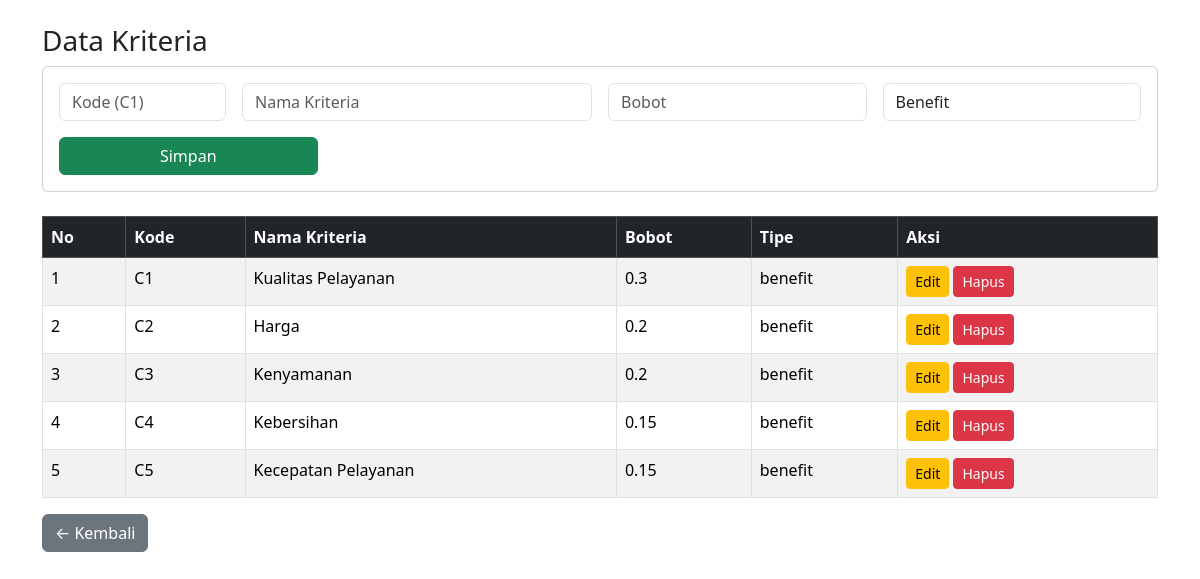
Page /kriteria.php on the committed database.
### tables this page shows
CREATE TABLE `kriteria` (
  `id_kriteria` int(11) NOT NULL,
  `kode_kriteria` varchar(10) DEFAULT NULL,
  `nama_kriteria` varchar(100) DEFAULT NULL,
  `bobot` float DEFAULT NULL,
  `tipe` varchar(20) DEFAULT NULL
);

### kriteria.php (the view, shortened to what this page needs)
<?php
include "koneksi.php";
$edit = null;
?>
<!DOCTYPE html>
<html>
<head>
<link href="https://cdn.jsdelivr.net/npm/bootstrap@5.3.2/dist/css/bootstrap.min.css" rel="stylesheet">
</head>
<body>
<div class="container mt-4">
<h3>Data Kriteria</h3>
<div class="card mb-4">
<div class="card-body">
<form method="POST" class="row g-3">
<div class="col-md-2">
<input type="text" name="kode" class="form-control"
value="<?= $edit ? $edit['kode_kriteria'] : '' ?>"
placeholder="Kode (C1)" required>
</div>
<div class="col-md-4">
<input type="text" name="nama" class="form-control"
value="<?= $edit ? $edit['nama_kriteria'] : '' ?>"
placeholder="Nama Kriteria" required>
</div>
<div class="col-md-3">
<input type="number" step="0.01" name="bobot" class="form-control"
value="<?= $edit ? $edit['bobot'] : '' ?>"
placeholder="Bobot" required>
</div>
<div class="col-md-3">
<select name="tipe" class="form-control" required>
<option value="benefit"
<?= ($edit && $edit['tipe']=='benefit')?'selected':'' ?>>
Benefit
</option>
</select>
</div>
<div class="col-md-3">
<?php if($edit){ ?>
<button type="submit" name="update" class="btn btn-warning w-100">Update</button>
<?php } else { ?>
<button type="submit" name="simpan" class="btn btn-success w-100">Simpan</button>
<?php } ?>
</div>
</form>
</div>
</div>
<table class="table table-bordered table-striped">
<thead class="table-dark">
<tr>
<th>No</th>
<th>Kode</th>
<th>Nama Kriteria</th>
<th>Bobot</th>
<th>Tipe</th>
<th>Aksi</th>
</tr>
</thead>
<tbody>
<?php
$no=1;
$data = mysqli_query($conn,"SELECT * FROM kriteria");
while($d=mysqli_fetch_assoc($data)){
?>
<tr>
<td><?= $no++; ?></td>
<td><?= $d['kode_kriteria']; ?></td>
<td><?= $d['nama_kriteria']; ?></td>
<td><?= $d['bobot']; ?></td>
<td><?= $d['tipe']; ?></td>
<td>
<a href="?edit=<?= $d['id_kriteria']; ?>" class="btn btn-warning btn-sm">Edit</a>
<a href="?hapus=<?= $d['id_kriteria']; ?>"
onclick="return confirm('Yakin hapus?')"
class="btn btn-danger btn-sm">Hapus</a>
</td>
</tr>
<?php } ?>
</tbody>
</table>
<div class="mt-3">
    <button onclick="history.back()" class="btn btn-secondary">
        ← Kembali
    </button>
</div>
</div>
</body>
</html>

### rows in the picture
kriteria: kode_kriteria "C1", nama_kriteria "Kualitas Pelayanan", bobot "0.3", tipe "benefit"
kriteria: kode_kriteria "C2", nama_kriteria "Harga", bobot "0.2", tipe "benefit"
kriteria: kode_kriteria "C3", nama_kriteria "Kenyamanan", bobot "0.2", tipe "benefit"
kriteria: kode_kriteria "C4", nama_kriteria "Kebersihan", bobot "0.15", tipe "benefit"
kriteria: kode_kriteria "C5", nama_kriteria "Kecepatan Pelayanan", bobot "0.15", tipe "benefit"
